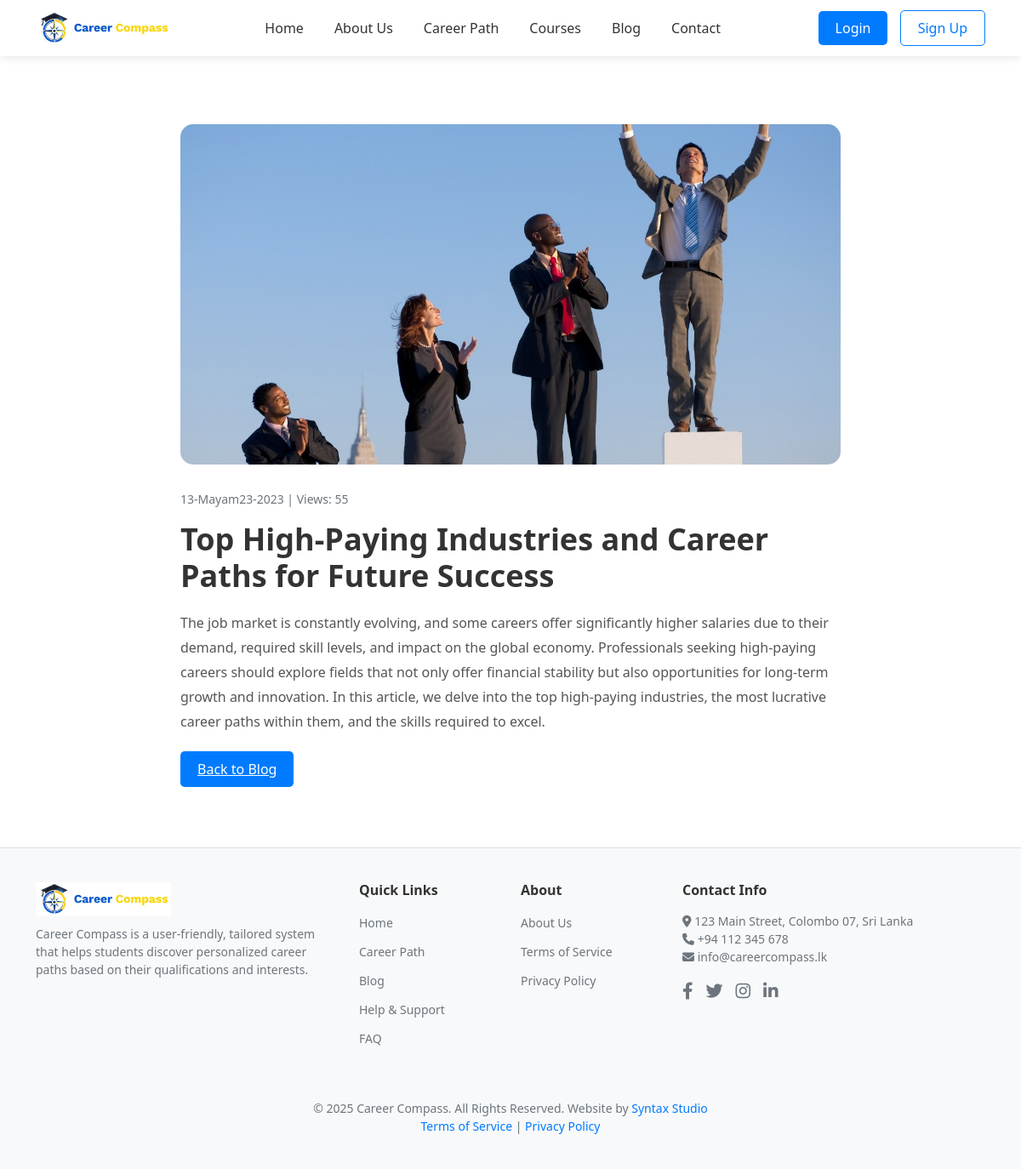
Page /blog_details.php?blog_id=1 on the earlier database version.
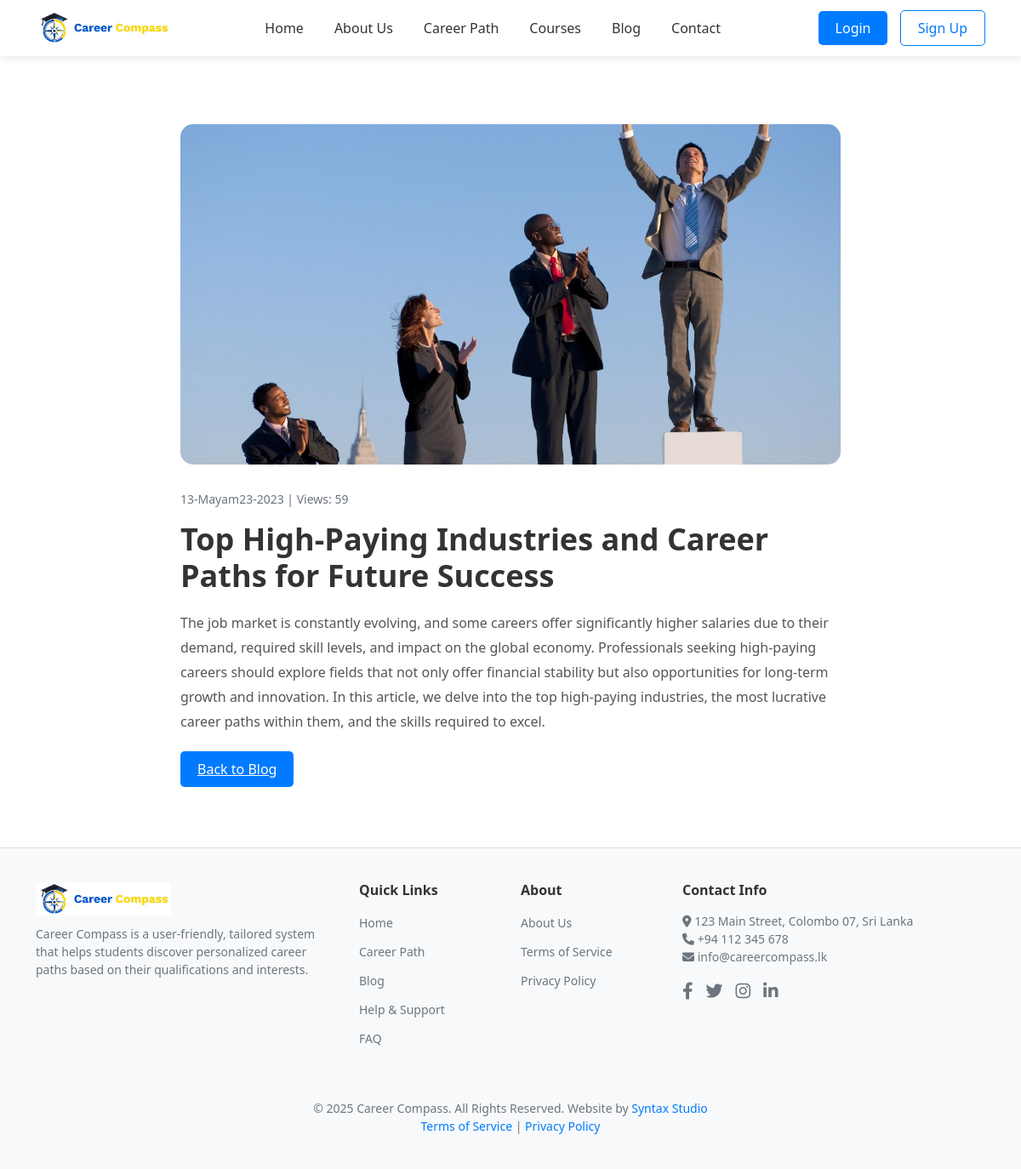
Same page on the later database version.
### tables this page shows
CREATE TABLE `blog` (
  `id` int(11) NOT NULL,
  `title` varchar(255) NOT NULL,
  `content` text NOT NULL,
  `image` varchar(255) NOT NULL,
  `created_at` datetime NOT NULL DEFAULT current_timestamp(),
  `views` int(11) DEFAULT 0,
  `is_popular` tinyint(1) DEFAULT 0
);

### blog_details.php (the view, shortened to what this page needs)
<?php
$conn = new mysqli("localhost", "root", "", "career_compass");
$blog_id = isset($_GET['blog_id']) ? intval($_GET['blog_id']) : 0;
$blog = null;
if ($blog_id > 0) {
    $conn->query("UPDATE blog SET views = views + 1 WHERE id = $blog_id");
    $query = "SELECT * FROM blog WHERE id = ?";
    $stmt = $conn->prepare($query);
    $stmt->bind_param("i", $blog_id);
    $stmt->execute();
    $result = $stmt->get_result();
    $blog = $result->fetch_assoc();
}
?>
<!DOCTYPE html>
<html lang="en">
<head>
    <link href="https://cdn.jsdelivr.net/npm/bootstrap@5.3.0/dist/css/bootstrap.min.css" rel="stylesheet">
    <link rel="stylesheet" href="https://cdnjs.cloudflare.com/ajax/libs/font-awesome/6.4.0/css/all.min.css">
</head>
<body>
    <?php include 'includes/navigation.php'; ?>
    <section class="blog-details-section">
        <div class="container">
            <?php if ($blog) { ?>
                <img src="images/<?php echo htmlspecialchars($blog['image']); ?>" class="blog-image"
                    alt="<?php echo htmlspecialchars($blog['title']); ?>">
                <div class="blog-meta">
                    <span><?php echo date('d-May-Y', strtotime($blog['created_at'])); ?></span> |
                    <span>Views: <?php echo htmlspecialchars($blog['views']); ?></span>
                </div>
                <h1 class="blog-title"><?php echo htmlspecialchars($blog['title']); ?></h1>
                <div class="blog-content">
                    <?php echo nl2br(htmlspecialchars($blog['content'])); ?>
                </div>
                <a href="blog.php" class="back-btn">Back to Blog</a>
            <?php } else { ?>
                <p>Blog post not found. <a href="blog.php">Go back to Blog</a></p>
            <?php } ?>
        </div>
    </section>
    <?php include 'includes/footer.php'; ?>
</body>
</html>

Differences in the rows shown:
changed blog "Top High-Paying Industries and Career Paths for Future Success": views "55" → "59"
